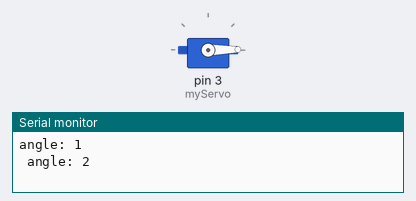
A sketch run on a simulated Arduino Uno, built with avr-gcc and run on an emulated ATmega328P. Parts: servo, the last lines printed to the serial monitor.

Above: at 0.05 s.
At 2.25 s:
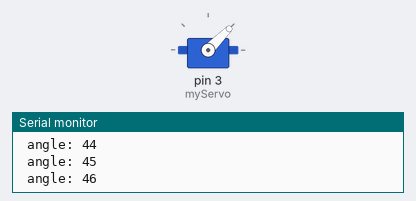
At 4.5 s:
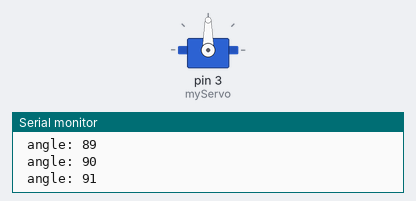
At 9.0 s:
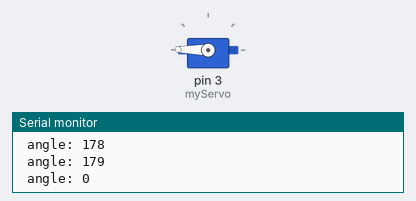
Timing chart, 0 to 11.8 s (numbered marks = the images above):
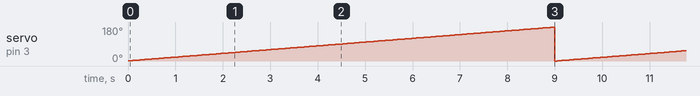

The sketch:

HiServoWorld.ino
```cpp
#include <Servo.h>
Servo myServo;
int angle;

void setup() {
  angle = 0;
  myServo.attach(3);
  Serial.begin(9600);
}

void loop() {
   angle = angle +1;

   if(angle > 179)
   {
       angle = 0;
   }

  myServo.write(angle);

  Serial.print("angle: ");
  Serial.print(angle);
  Serial.print(" \r\n ");
  delay(50);
}
```

Measured:
- by itself, servo on pin 3 (myServo): ramps from 0° to 179° and jumps back, once every 9.1 s
